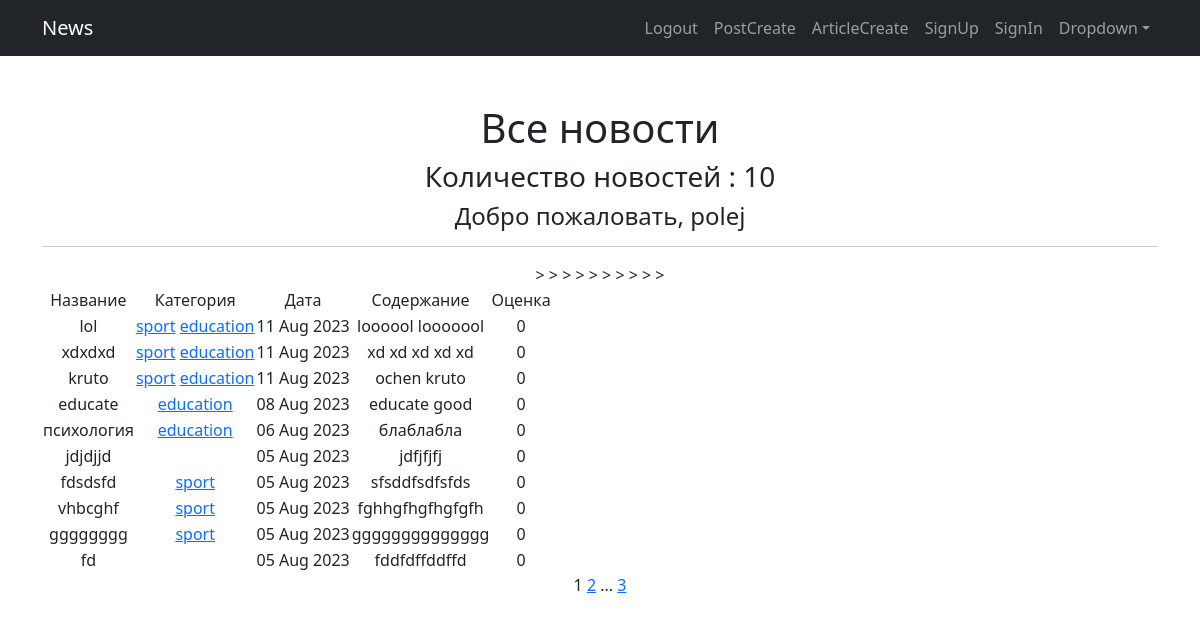
The page /posts/ (signed in) on the database its author committed.
### news/models.py (models this page shows, shortened)
class Post(models.Model):
    post_author = models.ForeignKey(Author, on_delete=models.CASCADE)
    post_category = models.ManyToManyField(Category, through='PostCategory')
    article = 'A'
    news = 'N'
    POSITIONS = [
        (article, 'Статья'),
        (news, 'Новость'),
    ]
    category = models.CharField(max_length=1, choices=POSITIONS, default=news)
    date_created = models.DateField(auto_now_add=True)
    title = models.CharField(max_length=50)
    content = models.TextField()
    post_rate = models.IntegerField(default=0)

class Category(models.Model):
    article_category = models.CharField(max_length=255, unique=True)
    subscribers = models.ManyToManyField(User, through='CategorySubscriber')
    def __str__(self):
        return self.article_category

### news/views.py (the view)
# urls.py: path('', PostsList.as_view(), name='posts'),
class PostsList(LoginRequiredMixin, ListView):
    model = Post
    ordering = '-date_created'
    template_name = 'posts.html'
    context_object_name = 'posts'
    paginate_by = 10
    def get_queryset(self):
        queryset = super().get_queryset()
        self.filterset = PostFilter(self.request.GET, queryset)
        return self.filterset.qs
    def get_context_data(self, **kwargs):
        context = super().get_context_data(**kwargs)
        context['filterset'] = self.filterset
        context['is_not_author'] = not self.request.user.groups.filter(name='authors').exists()
        return context

### news/templatetags/custom_filters.py (called while the page is built)
@register.filter()
def censor(value):
    for bw in bad_words:
        try:
            value = value.lower().replace(bw.lower(), bw[0] + '*' * (len(bw) - 1))
        except AttributeError:
            print('Цензура не может быть применена к числам')
    return value

@register.filter()
def lenght(value):
    return len(value)

### templates/posts.html (shortened to what this page needs)
{% extends 'flatpages/default.html' %}
{% load custom_filters %}
{% block content %}
   <h1>Все новости</h1>
   <h3>Количество новостей : {{ posts|lenght }}</h3>
   <h4>Добро пожаловать, {{ request.user }}</h4>
   <hr>
   {% if posts %}
       <table>
           <tr>
               <td>Название</td>
               <td>Категория</td>
               <td>Дата</td>
               <td>Содержание</td>
               <td>Оценка</td>
           </tr>
           {% for post in posts %}
           <tr>
               <td>{{ post.title|censor }}</td>
               <td>
                   {% for cat in post.post_category.all %}
                   <a href="{% url 'category_list' cat.id %}">{{ cat }}</a>
                   {% endfor %}
               </td>
               <td>{{ post.date_created|date:'d M Y' }}</td>>
               <td>{{ post.content|truncatewords:20|censor }}</td>
               <td>{{ post.post_rate|censor }}</td>
           </tr>
           {% endfor %}
       </table>
   {% else %}
       <h2>Новостей нет!</h2>
   {% endif %}
   {{ page_obj.number }}
   {% if page_obj.has_next %}
       <a href="?page={{ page_obj.next_page_number }}">{{ page_obj.next_page_number }}</a>
       {% if paginator.num_pages != page_obj.next_page_number %}
           ...
           <a href="?page={{ page_obj.paginator.num_pages }}">{{ page_obj.paginator.num_pages }}</a>
       {% endif %}
   {% endif %}
{% endblock content %}

### rows shown on the page
Post: title|censor "lol", date_created "11 Aug 2023", content|censor "loooool looooool", post_rate|censor "0"
Category: article_category "sport"
Category: article_category "education"
Post: title|censor "xdxdxd", date_created "11 Aug 2023", content|censor "xd xd xd xd xd", post_rate|censor "0"
Post: title|censor "kruto", date_created "11 Aug 2023", content|censor "ochen kruto", post_rate|censor "0"
Post: title|censor "educate", date_created "08 Aug 2023", content|censor "educate good", post_rate|censor "0"
Post: title|censor "психология", date_created "06 Aug 2023", content|censor "блаблабла", post_rate|censor "0"
Post: title|censor "jdjdjjd", date_created "05 Aug 2023", content|censor "jdfjfjfj", post_rate|censor "0"
Post: title|censor "fdsdsfd", date_created "05 Aug 2023", content|censor "sfsddfsdfsfds", post_rate|censor "0"
Post: title|censor "vhbcghf", date_created "05 Aug 2023", content|censor "fghhgfhgfhgfgfh", post_rate|censor "0"
Post: title|censor "gggggggg", date_created "05 Aug 2023", content|censor "gggggggggggggg", post_rate|censor "0"
Post: title|censor "fd", date_created "05 Aug 2023", content|censor "fddfdffddffd", post_rate|censor "0"

### other values the page prints
{{ posts|lenght }} "10"
{{ request.user }} "polej"
{{ page_obj.number }} "1"
{{ page_obj.next_page_number }} "2"
{{ page_obj.paginator.num_pages }} "3"
